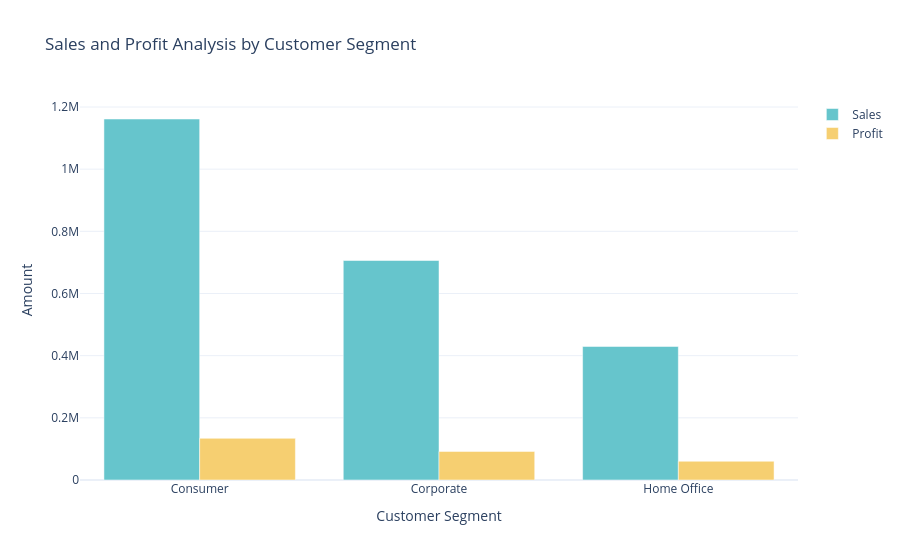

Notebook code for this chart:
### Code cell
sales_profit_by_segment = data.groupby('Segment').agg({'Sales': 'sum', 'Profit': 'sum'}).reset_index()

color_palette = colors.qualitative.Pastel

fig = go.Figure()
fig.add_trace(go.Bar(x=sales_profit_by_segment['Segment'],
                     y=sales_profit_by_segment['Sales'],
                     name='Sales',
                     marker_color=color_palette[0]))


fig.add_trace(go.Bar(x=sales_profit_by_segment['Segment'],
                     y=sales_profit_by_segment['Profit'],
                     name='Profit',
                     marker_color=color_palette[1]))

fig.update_layout(title='Sales and Profit Analysis by Customer Segment',
                  xaxis_title= 'Customer Segment', yaxis_title= 'Amount')


fig.show()

### Figure 1 — Plotly figure (JSON) as saved in the notebook; plotly's stock layout.template omitted (floating-point values rounded to 4 significant figures)
{"data": [{"marker": {"color": "rgb(102, 197, 204)"}, "name": "Sales", "type": "bar", "x": ["Consumer", "Corporate", "Home Office"], "y": [1161000.0, 706100.0, 429700.0]}, {"marker": {"color": "rgb(246, 207, 113)"}, "name": "Profit", "type": "bar", "x": ["Consumer", "Corporate", "Home Office"], "y": [134100.0, 91980.0, 60300.0]}], "layout": {"title": {"text": "Sales and Profit Analysis by Customer Segment"}, "xaxis": {"title": {"text": "Customer Segment"}}, "yaxis": {"title": {"text": "Amount"}}}}
